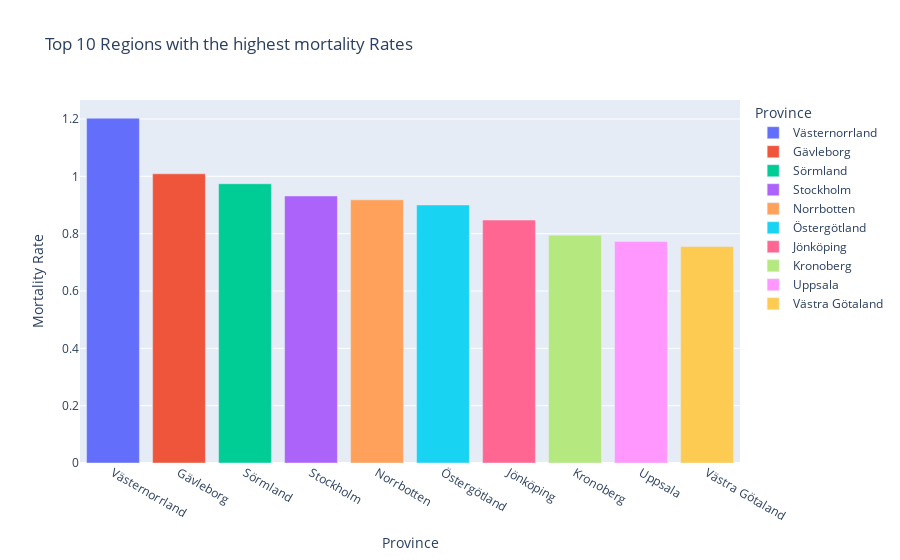
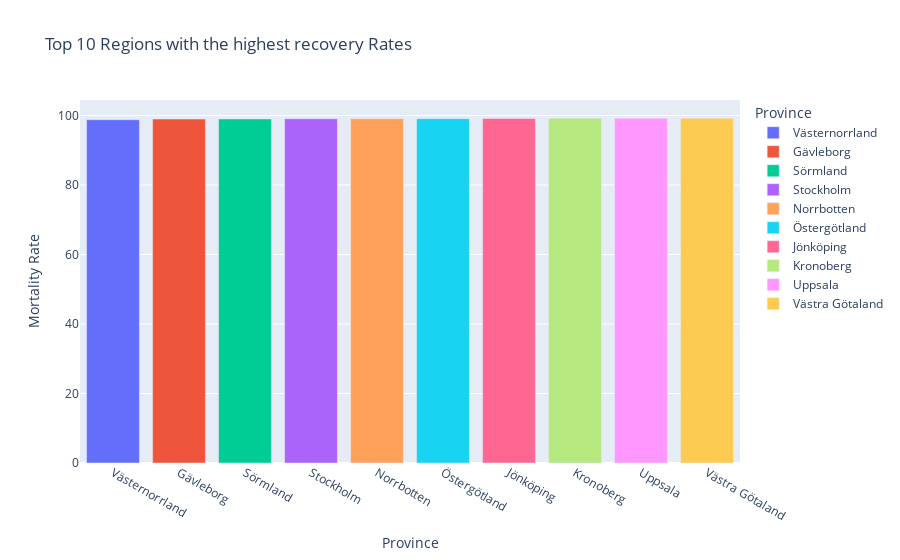

The notebook cell saved with these charts, in order:
### Code cell
#Top 10 provinces with the highest mortality rate and highest recovery rates
top_death_provinces = covid_per_region_df.sort_values("Mortality_Rate", ascending=False) #sorting the by the highest mortality rates

fig = px.bar(data_frame = top_death_provinces.iloc[:10], x="Region"  ,
    
    y="Mortality_Rate",
    labels={"Region": "Province", "Mortality_Rate": "Mortality Rate"},
    color="Region",
    title="Top 10 Regions with the highest mortality Rates",
    #log_y= True,
    barmode= "relative"
    
    
)
fig.show()
fig.write_html("data_visualization/top10RegionsWithHighestMortalityRates.html")

fig1 = px.bar(data_frame = top_death_provinces.iloc[:10], x="Region"  ,
    
    y="Recovery_Rate",
    labels={"Region": "Province", "Recovery_Rate": "Mortality Rate"},
    color="Region",
    title="Top 10 Regions with the highest recovery Rates",
    #log_y= True,
    barmode= "relative"
    
    
)
fig1.show()
fig1.write_html("data_visualization/top10RegionsWithHighestRecoveryRates.html")

### Figure 1 — Plotly figure (JSON) as saved in the notebook; plotly's stock layout.template omitted (floating-point values rounded to 4 significant figures)
{"data": [{"alignmentgroup": "True", "hovertemplate": "Province=%{x}<br>Mortality Rate=%{y}<extra></extra>", "legendgroup": "Västernorrland", "marker": {"color": "#636efa", "pattern": {"shape": ""}}, "name": "Västernorrland", "offsetgroup": "Västernorrland", "orientation": "v", "showlegend": true, "textposition": "auto", "type": "bar", "x": ["Västernorrland"], "xaxis": "x", "y": [1.203], "yaxis": "y"}, {"alignmentgroup": "True", "hovertemplate": "Province=%{x}<br>Mortality Rate=%{y}<extra></extra>", "legendgroup": "Gävleborg", "marker": {"color": "#EF553B", "pattern": {"shape": ""}}, "name": "Gävleborg", "offsetgroup": "Gävleborg", "orientation": "v", "showlegend": true, "textposition": "auto", "type": "bar", "x": ["Gävleborg"], "xaxis": "x", "y": [1.009], "yaxis": "y"}, {"alignmentgroup": "True", "hovertemplate": "Province=%{x}<br>Mortality Rate=%{y}<extra></extra>", "legendgroup": "Sörmland", "marker": {"color": "#00cc96", "pattern": {"shape": ""}}, "name": "Sörmland", "offsetgroup": "Sörmland", "orientation": "v", "showlegend": true, "textposition": "auto", "type": "bar", "x": ["Sörmland"], "xaxis": "x", "y": [0.9741], "yaxis": "y"}, {"alignmentgroup": "True", "hovertemplate": "Province=%{x}<br>Mortality Rate=%{y}<extra></extra>", "legendgroup": "Stockholm", "marker": {"color": "#ab63fa", "pattern": {"shape": ""}}, "name": "Stockholm", "offsetgroup": "Stockholm", "orientation": "v", "showlegend": true, "textposition": "auto", "type": "bar", "x": ["Stockholm"], "xaxis": "x", "y": [0.9316], "yaxis": "y"}, {"alignmentgroup": "True", "hovertemplate": "Province=%{x}<br>Mortality Rate=%{y}<extra></extra>", "legendgroup": "Norrbotten", "marker": {"color": "#FFA15A", "pattern": {"shape": ""}}, "name": "Norrbotten", "offsetgroup": "Norrbotten", "orientation": "v", "showlegend": true, "textposition": "auto", "type": "bar", "x": ["Norrbotten"], "xaxis": "x", "y": [0.9181], "yaxis": "y"}, {"alignmentgroup": "True", "hovertemplate": "Province=%{x}<br>Mortality Rate=%{y}<extra></extra>", "legendgroup": "Östergötland", "marker": {"color": "#19d3f3", "pattern": {"shape": ""}}, "name": "Östergötland", "offsetgroup": "Östergötland", "orientation": "v", "showlegend": true, "textposition": "auto", "type": "bar", "x": ["Östergötland"], "xaxis": "x", "y": [0.9], "yaxis": "y"}, {"alignmentgroup": "True", "hovertemplate": "Province=%{x}<br>Mortality Rate=%{y}<extra></extra>", "legendgroup": "Jönköping", "marker": {"color": "#FF6692", "pattern": {"shape": ""}}, "name": "Jönköping", "offsetgroup": "Jönköping", "orientation": "v", "showlegend": true, "textposition": "auto", "type": "bar", "x": ["Jönköping"], "xaxis": "x", "y": [0.8474], "yaxis": "y"}, {"alignmentgroup": "True", "hovertemplate": "Province=%{x}<br>Mortality Rate=%{y}<extra></extra>", "legendgroup": "Kronoberg", "marker": {"color": "#B6E880", "pattern": {"shape": ""}}, "name": "Kronoberg", "offsetgroup": "Kronoberg", "orientation": "v", "showlegend": true, "textposition": "auto", "type": "bar", "x": ["Kronoberg"], "xaxis": "x", "y": [0.7947], "yaxis": "y"}, {"alignmentgroup": "True", "hovertemplate": "Province=%{x}<br>Mortality Rate=%{y}<extra></extra>", "legendgroup": "Uppsala", "marker": {"color": "#FF97FF", "pattern": {"shape": ""}}, "name": "Uppsala", "offsetgroup": "Uppsala", "orientation": "v", "showlegend": true, "textposition": "auto", "type": "bar", "x": ["Uppsala"], "xaxis": "x", "y": [0.7723], "yaxis": "y"}, {"alignmentgroup": "True", "hovertemplate": "Province=%{x}<br>Mortality Rate=%{y}<extra></extra>", "legendgroup": "Västra Götaland", "marker": {"color": "#FECB52", "pattern": {"shape": ""}}, "name": "Västra Götaland", "offsetgroup": "Västra Götaland", "orientation": "v", "showlegend": true, "textposition": "auto", "type": "bar", "x": ["Västra Götaland"], "xaxis": "x", "y": [0.755], "yaxis": "y"}], "layout": {"barmode": "relative", "legend": {"title": {"text": "Province"}, "tracegroupgap": 0}, "title": {"text": "Top 10 Regions with the highest mortality Rates"}, "xaxis": {"anchor": "y", "categoryarray": ["Västernorrland", "Gävleborg", "Sörmland", "Stockholm", "Norrbotten", "Östergötland", "Jönköping", "Kronoberg", "Uppsala", "Västra Götaland"], "categoryorder": "array", "domain": [0, 1], "title": {"text": "Province"}}, "yaxis": {"anchor": "x", "domain": [0, 1], "title": {"text": "Mortality Rate"}}}}

### Figure 2 — Plotly figure (JSON) as saved in the notebook; plotly's stock layout.template omitted (floating-point values rounded to 4 significant figures)
{"data": [{"alignmentgroup": "True", "hovertemplate": "Province=%{x}<br>Mortality Rate=%{y}<extra></extra>", "legendgroup": "Västernorrland", "marker": {"color": "#636efa", "pattern": {"shape": ""}}, "name": "Västernorrland", "offsetgroup": "Västernorrland", "orientation": "v", "showlegend": true, "textposition": "auto", "type": "bar", "x": ["Västernorrland"], "xaxis": "x", "y": [98.8], "yaxis": "y"}, {"alignmentgroup": "True", "hovertemplate": "Province=%{x}<br>Mortality Rate=%{y}<extra></extra>", "legendgroup": "Gävleborg", "marker": {"color": "#EF553B", "pattern": {"shape": ""}}, "name": "Gävleborg", "offsetgroup": "Gävleborg", "orientation": "v", "showlegend": true, "textposition": "auto", "type": "bar", "x": ["Gävleborg"], "xaxis": "x", "y": [98.99], "yaxis": "y"}, {"alignmentgroup": "True", "hovertemplate": "Province=%{x}<br>Mortality Rate=%{y}<extra></extra>", "legendgroup": "Sörmland", "marker": {"color": "#00cc96", "pattern": {"shape": ""}}, "name": "Sörmland", "offsetgroup": "Sörmland", "orientation": "v", "showlegend": true, "textposition": "auto", "type": "bar", "x": ["Sörmland"], "xaxis": "x", "y": [99.03], "yaxis": "y"}, {"alignmentgroup": "True", "hovertemplate": "Province=%{x}<br>Mortality Rate=%{y}<extra></extra>", "legendgroup": "Stockholm", "marker": {"color": "#ab63fa", "pattern": {"shape": ""}}, "name": "Stockholm", "offsetgroup": "Stockholm", "orientation": "v", "showlegend": true, "textposition": "auto", "type": "bar", "x": ["Stockholm"], "xaxis": "x", "y": [99.07], "yaxis": "y"}, {"alignmentgroup": "True", "hovertemplate": "Province=%{x}<br>Mortality Rate=%{y}<extra></extra>", "legendgroup": "Norrbotten", "marker": {"color": "#FFA15A", "pattern": {"shape": ""}}, "name": "Norrbotten", "offsetgroup": "Norrbotten", "orientation": "v", "showlegend": true, "textposition": "auto", "type": "bar", "x": ["Norrbotten"], "xaxis": "x", "y": [99.08], "yaxis": "y"}, {"alignmentgroup": "True", "hovertemplate": "Province=%{x}<br>Mortality Rate=%{y}<extra></extra>", "legendgroup": "Östergötland", "marker": {"color": "#19d3f3", "pattern": {"shape": ""}}, "name": "Östergötland", "offsetgroup": "Östergötland", "orientation": "v", "showlegend": true, "textposition": "auto", "type": "bar", "x": ["Östergötland"], "xaxis": "x", "y": [99.1], "yaxis": "y"}, {"alignmentgroup": "True", "hovertemplate": "Province=%{x}<br>Mortality Rate=%{y}<extra></extra>", "legendgroup": "Jönköping", "marker": {"color": "#FF6692", "pattern": {"shape": ""}}, "name": "Jönköping", "offsetgroup": "Jönköping", "orientation": "v", "showlegend": true, "textposition": "auto", "type": "bar", "x": ["Jönköping"], "xaxis": "x", "y": [99.15], "yaxis": "y"}, {"alignmentgroup": "True", "hovertemplate": "Province=%{x}<br>Mortality Rate=%{y}<extra></extra>", "legendgroup": "Kronoberg", "marker": {"color": "#B6E880", "pattern": {"shape": ""}}, "name": "Kronoberg", "offsetgroup": "Kronoberg", "orientation": "v", "showlegend": true, "textposition": "auto", "type": "bar", "x": ["Kronoberg"], "xaxis": "x", "y": [99.21], "yaxis": "y"}, {"alignmentgroup": "True", "hovertemplate": "Province=%{x}<br>Mortality Rate=%{y}<extra></extra>", "legendgroup": "Uppsala", "marker": {"color": "#FF97FF", "pattern": {"shape": ""}}, "name": "Uppsala", "offsetgroup": "Uppsala", "orientation": "v", "showlegend": true, "textposition": "auto", "type": "bar", "x": ["Uppsala"], "xaxis": "x", "y": [99.23], "yaxis": "y"}, {"alignmentgroup": "True", "hovertemplate": "Province=%{x}<br>Mortality Rate=%{y}<extra></extra>", "legendgroup": "Västra Götaland", "marker": {"color": "#FECB52", "pattern": {"shape": ""}}, "name": "Västra Götaland", "offsetgroup": "Västra Götaland", "orientation": "v", "showlegend": true, "textposition": "auto", "type": "bar", "x": ["Västra Götaland"], "xaxis": "x", "y": [99.24], "yaxis": "y"}], "layout": {"barmode": "relative", "legend": {"title": {"text": "Province"}, "tracegroupgap": 0}, "title": {"text": "Top 10 Regions with the highest recovery Rates"}, "xaxis": {"anchor": "y", "categoryarray": ["Västernorrland", "Gävleborg", "Sörmland", "Stockholm", "Norrbotten", "Östergötland", "Jönköping", "Kronoberg", "Uppsala", "Västra Götaland"], "categoryorder": "array", "domain": [0, 1], "title": {"text": "Province"}}, "yaxis": {"anchor": "x", "domain": [0, 1], "title": {"text": "Mortality Rate"}}}}
